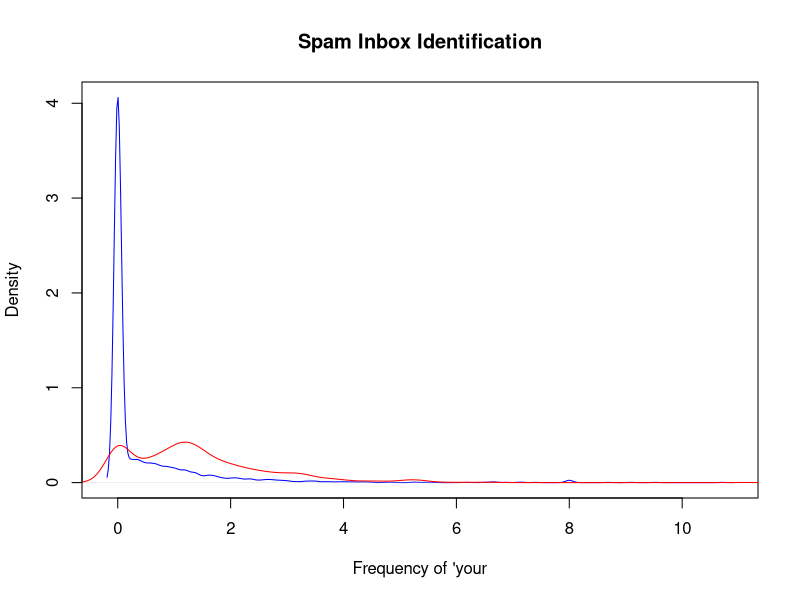

This figure's R source:
install.packages("kernlab")
library(kernlab)
data("spam")
head(spam)

plot(density(spam$your[spam$type == "nonspam"]),
     col = "blue", main = "Spam Inbox Identification", 
     xlab = "Frequency of 'your")
lines(density(spam$your[spam$type=="spam"]), col = "red")

prediction <- ifelse(spam$your > 0.5, "spam", "nonspam")
table(prediction, spam$type) / length(spam$type)
